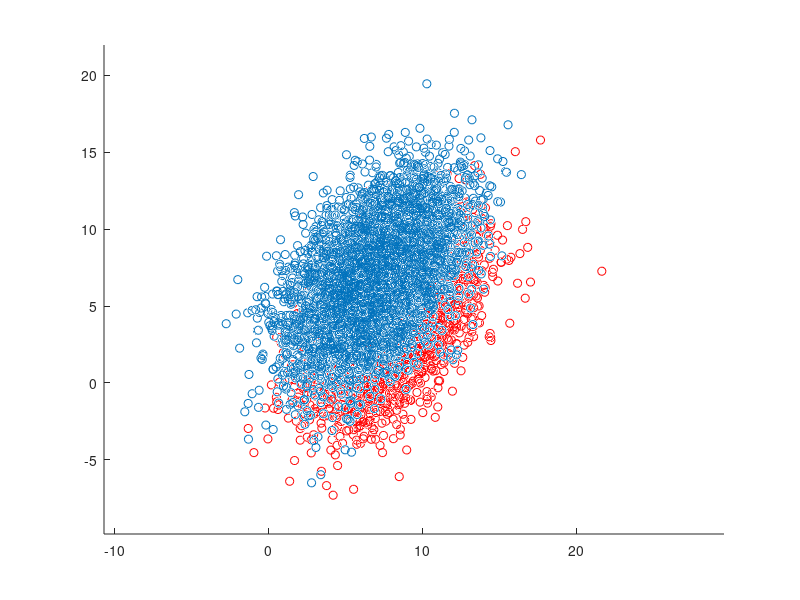
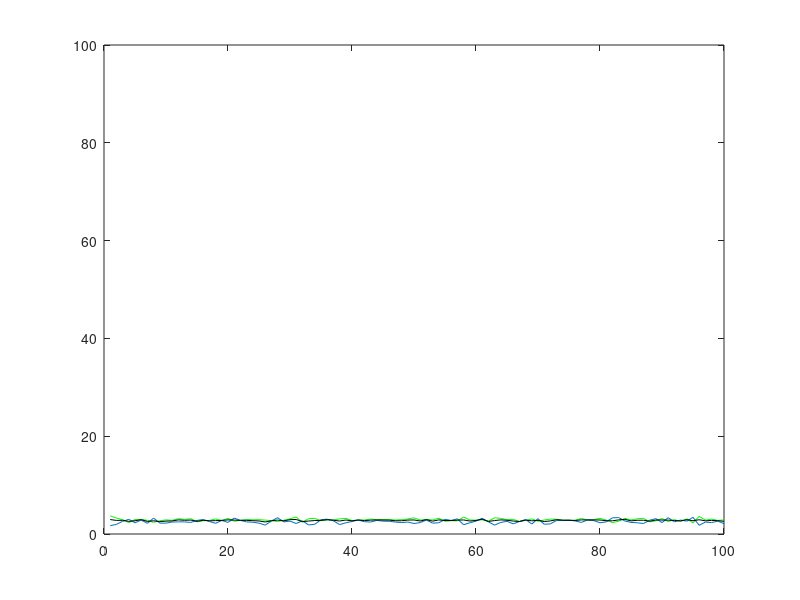
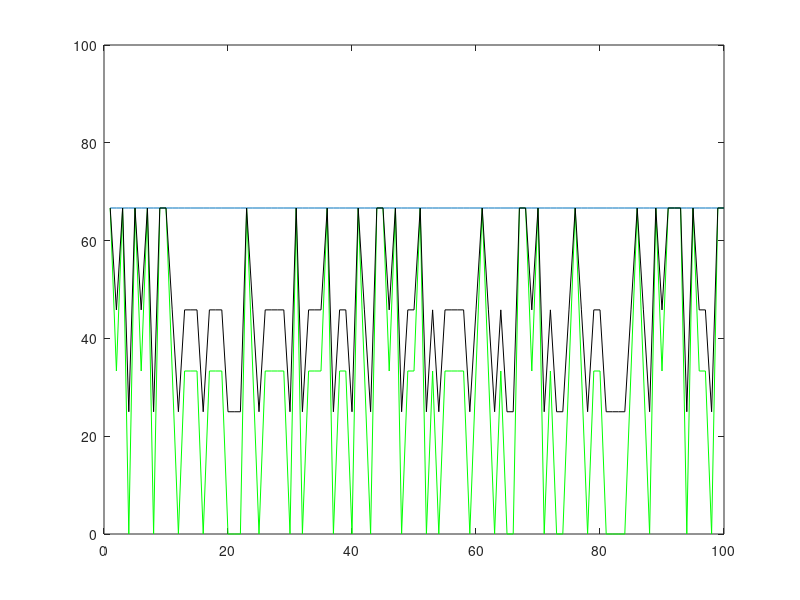

Write the MATLAB code that produced these figures, in order.
clear all
load ('data1_G5.mat')

close all
figure(1)
hold on

axis equal

scatter3(C1(:, 1), C1(:,2),C1(:, 3))
scatter3(C2(:, 1), C2(:,2),C2(:, 3), 'r')
hold off

# Exercice 1.1
mean(C1)
mean(C2)

# Exercice 1.2
C1Taille = size(C1,1)
C2Taille = size(C2,1)

function ret = classify(test, train1Mu, train1Cov, label1, train2Mu, train2Cov, label2, P1, P2)
  p2=mvnpdf(test,train1Mu, train1Cov) * P1;
  p1=mvnpdf(test,train2Mu, train2Cov) * P2;
  
  for i=1:size(test,1)
    if p1(i) <= p2(i)
      ret(i) = label1;
    else
      ret(i) = label2;
    end
  end
end

function ret = classifyACI(test, W, label1, label2)
  testnorm = [ones(1, size(test, 2)); test];
  
  %side = W'*testnorm; % Ne marche pas ?? Can't multiply 1x3 * 4501x3 ...
  side = W'*testnorm'; % Totalement faux, mais ça laisse le reste du code tourner...

  
  for i=1:size(test,2)
    if side(i) >= 0
      ret(i) = label1;
    else
      ret(i) = label2;
    end
  end
end

function [W] = CalculACI (C1, C2)
  Sw = cov(C1)+cov(C2);
  m1 = mean(C1);
  m2 = mean(C2);
  W = inv(Sw)*(m1-m2)';
endfunction

# La consigne demande 100 itérations
rounds = 100;

maxsize = 0; % 0 pour enlever la limite
trainCoeff = 0.1;

P1 = C1Taille / (C1Taille + C2Taille)
P2 = C2Taille / (C1Taille + C2Taille)

# Stocker l'erreur de chaque itération
error1 = zeros(rounds,1);
error2 = zeros(rounds,1);

error = zeros(rounds,1);

errora1 = zeros(rounds,1);
errora2 = zeros(rounds,1);

errora = zeros(rounds,1);


for i=1:rounds
  # Appliquer la taille maximale d'échantillon, si demandé
  if(maxsize > 0 && maxsize < C1Taille)
    C1Round = C1(1:maxsize,:);
    C1RoundTaille = maxsize;
  else
    C1Round = C1;
    C1RoundTaille = C1Taille;
  endif
    
  if(maxsize > 0 && maxsize < C2Taille)
    C2Round = C2(1:maxsize,:);
    C2RoundTaille = maxsize;
  else
    C2Round = C2;
    C2RoundTaille = C2Taille;
  endif
  
  # Trouver des indices aléatoires pour nos échantillons
  
  C1Rand = randperm(size(C1Round,1));
  C2Rand = randperm(size(C2Round,1));
  
  # Affecter les valeurs des indices aux échantillons

  trainSizeC1 = abs(C1RoundTaille * trainCoeff);
  trainSizeC2 = abs(C2RoundTaille * trainCoeff);
    
  C1Train = C1Round(C1Rand(1:trainSizeC1),:);
  C1Test = C1Round(C1Rand(trainSizeC1+1:C1RoundTaille),:);
  
  C1TestLen = length(C1Test);
  
  C2Train = C2Round(C2Rand(1:trainSizeC2),:);
  C2Test = C2Round(C2Rand(trainSizeC2+1:C2RoundTaille),:);
  
  C2TestLen = length(C2Test);
  
  W = CalculACI(C1, C2);
  
  # Classifier (MAP)
  r1 = classify(C1Test, mean(C1Train), cov(C1Train), 1, mean(C2Train), cov(C2Train), 2, P1, P2);
  r2 = classify(C2Test, mean(C2Train), cov(C2Train), 2, mean(C1Train), cov(C1Train), 1, P1, P2);
  
  # Classifier (ACI)
  ra1 = classifyACI(C1Test, W, 1, 2);
  ra2 = classifyACI(C2Test, W, 2, 1);
  
  # Comparer avec les attentes pour avoir le taux d'erreur
  error1(i) = sum(r1 ~= 1) / length(r1) * 100 ;
  error2(i) = sum(r2 ~= 2) / length(r2) * 100 ;
  
  error(i) = (C1TestLen * error1(i) + C2TestLen * error2(i)) / (C1TestLen + C2TestLen);
  
  errora1(i) = sum(ra1 ~= 1) / length(ra1) * 100 ;
  errora2(i) = sum(ra2 ~= 2) / length(ra2) * 100 ;
  
  errora(i) = (C1TestLen * errora1(i) + C2TestLen * errora2(i)) / (C1TestLen + C2TestLen);
endfor

error1Mean = mean(error1)
error2Mean = mean(error2)
errorMean = mean(error)

figure('Name', 'Error MAP');
plot(1:rounds, error1, 'g')
hold on
plot(1:rounds, error2)
plot(1:rounds, error, 'k')
hold off
ylim([0 rounds])

errora1Mean = mean(errora1)
errora2Mean = mean(errora2)
erroraMean = mean(errora)

figure('Name', 'Error MAP');
plot(1:rounds, errora1, 'g')
hold on
plot(1:rounds, errora2)
plot(1:rounds, errora, 'k')
hold off
ylim([0 rounds])